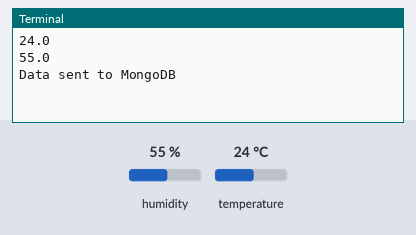
The program below on a simulated Raspberry Pi (BCM pin numbers). Parts: the last lines printed to the terminal. The test bench sets the inputs (shaded band); at power-on: humidity 55 %, temperature 24 °C. The clock reads 2024-03-15 10:24:30 at power-on unless the program sets it; databases and web services accept everything at once and return nothing.

Above: at 1.2 s.
1.3 s: humidity set to 22 %
At 3.9 s:
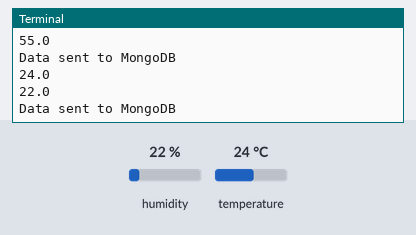
4.3 s: temperature set to 12 °C
At 5.3 s:
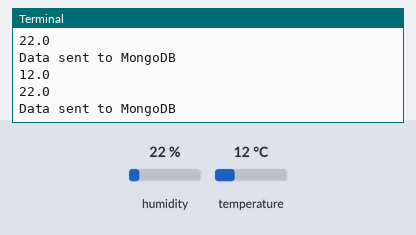
7.3 s: humidity set to 40 %
At 10.1 s:
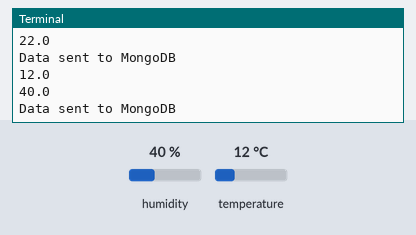
Timing chart, 0 to 11.6 s (numbered marks = the images above; inputs shaded):
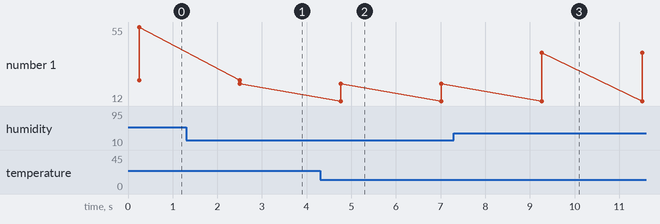

Measured:
- after the input at 1.3 s, the terminal: prints a new line after 1.2 s (image 1)
- after the input at 4.3 s, the terminal: prints a new line after 0.46 s (image 2)
- after the input at 7.3 s, the terminal: prints a new line after 2.0 s (image 3)
- plotted number 1: 55 → 22 after the input at 1.3 s, 22 → 40 after the input at 7.3 s

The program:

PyToMongoDB.py
```python
import time
import os
import board
import adafruit_dht
from pymongo import MongoClient

# Get the DHT sensor type from environment variable
dht_sensor_type = os.environ.get('DHT_SENSOR_TYPE', 'DHT22')

# Initialize the DHT sensor
if dht_sensor_type == 'DHT11':
    dhtDevice = adafruit_dht.DHT11(board.D4, use_pulseio=False)
elif dht_sensor_type == 'DHT22':
    dhtDevice = adafruit_dht.DHT22(board.D4, use_pulseio=False)
else:
    print(f"Invalid DHT sensor type '{dht_sensor_type}'. Defaulting to DHT11.")
    dhtDevice = adafruit_dht.DHT22(board.D4, use_pulseio=False)

# Configure MongoDB connection parameters
mongo_host = os.environ.get('MONGODB_HOST', 'localhost')  # Default to 'localhost' if not set
mongo_port = int(os.environ.get('MONGODB_PORT', '27017'))
mongo_username = os.environ.get('MONGO_INITDB_ROOT_USERNAME', 'yourusername')
mongo_password = os.environ.get('MONGO_INITDB_ROOT_PASSWORD', 'yourpassword')
mongo_db_name = os.environ.get('MONGO_DB_NAME', 'sensor_data')
mongo_collection_name = os.environ.get('MONGO_COLLECTION_NAME', 'dht_sensor')

# Establish MongoDB connection
mongo_client = MongoClient(host=mongo_host, port=mongo_port, username=mongo_username, password=mongo_password)

# Get MongoDB database and collection names from environment variables
mongo_db_name = os.environ.get('MONGO_DB_NAME', 'sensor_data')
mongo_collection_name = os.environ.get('MONGO_COLLECTION_NAME', 'dht_sensor')
db = mongo_client[mongo_db_name]
collection = db[mongo_collection_name]
# db = mongo_client['sensor_data']
# collection = db['dht_sensor']

while True:
    try:
        # Read temperature and humidity from the sensor
        temperature_c = dhtDevice.temperature
        humidity = dhtDevice.humidity

        print(temperature_c)
        print(humidity)

        if humidity is not None and temperature_c is not None:
            data = {
                "timestamp": time.strftime('%Y-%m-%dT%H:%M:%SZ'),
                "temperature": temperature_c,
                "humidity": humidity
            }
            collection.insert_one(data)
            print("Data sent to MongoDB")
        else:
            print("Sensor failure. Check wiring.")

    except RuntimeError as error:
        # Errors happen fairly often, DHT sensors are hard to read, just keep going
        print(error.args[0])
        time.sleep(2.0)
        continue
    except Exception as error:
        dhtDevice.exit()
        raise error

    time.sleep(2.0)
```
